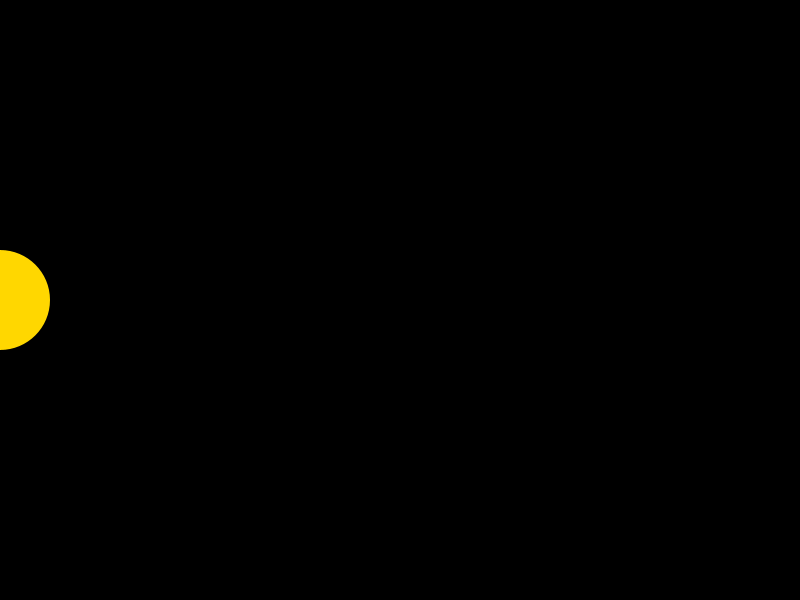
Frame 1 (no input)
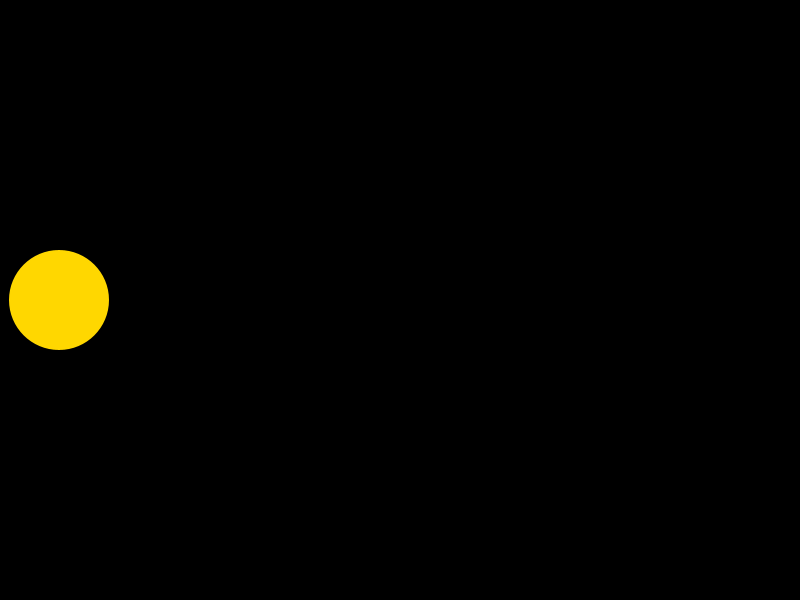
Frame 60 (the mouse pressed at the canvas centre just before this capture)
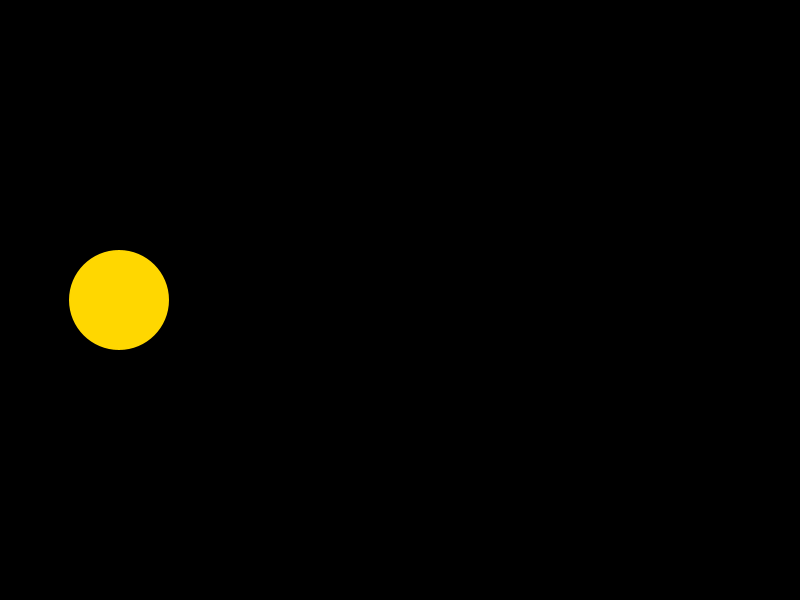
Frame 120 (the mouse held since frame 60 and released just before this capture)

The Processing sketch that drew these frames (run headless with seeded random() and noise(); from frame 60 on, the mouse is pressed at the canvas centre):

// Processing sketch: day2_230126a
// ── day2_230126a.pde
float _cx = 0.0;  //my own personal variable. Can use instead of typing the number.

void setup()
{
  size(800,600);
}

void draw()
{
  noStroke();
  fill(0); //fill above the shape
  rect(0,0,width,height);
  fill(255,215,0);
  circle(_cx,height/2,100); //drawing the circle
  
  if(_cx > width)
  {
    _cx = 0.0;
  }
  else
    {
     _cx = _cx + 1;
    }
}

/*
hi future josh
*/
